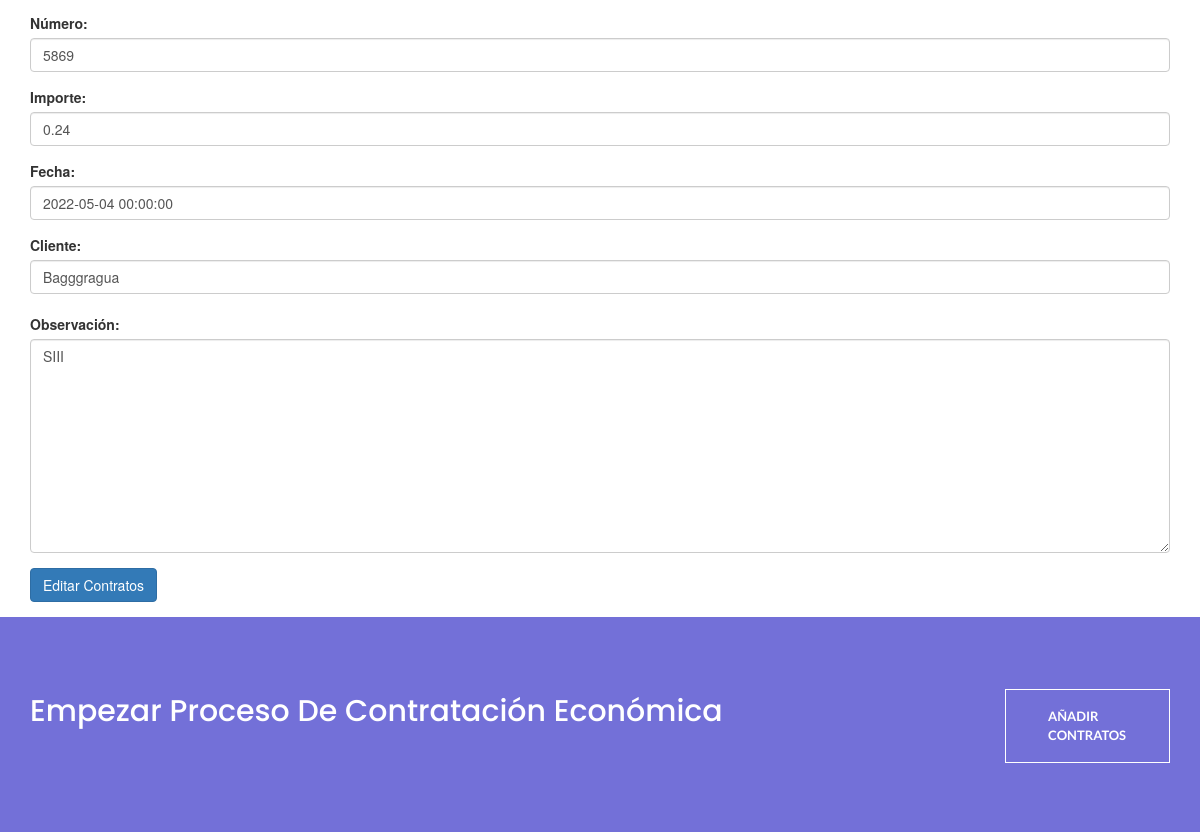
The page /Consultar/Consultar/editar/26/ (middle part) on the database as committed earlier.
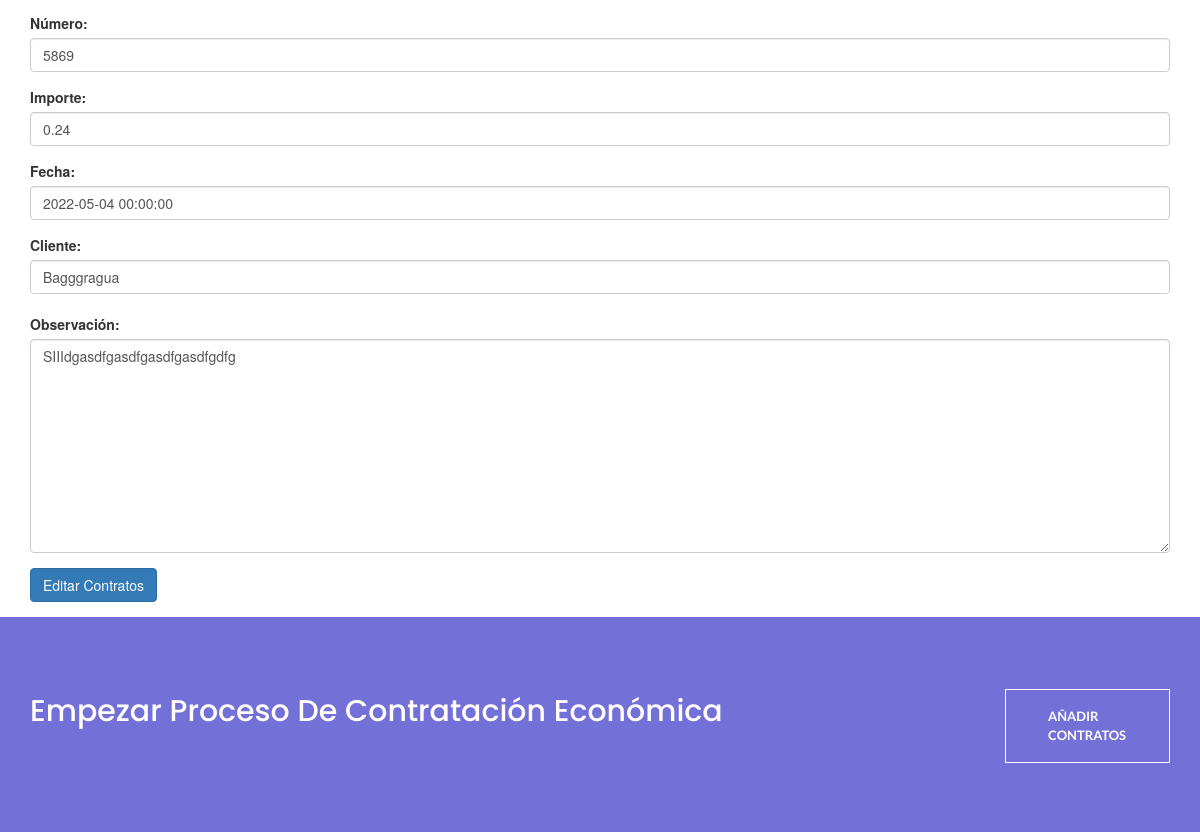
The same page on the database as committed later.
### Contratos/models.py (models this page shows, shortened)
class Contratos(models.Model):
    titulo = models.CharField(max_length=200, null=True, verbose_name="Titulo")
    numero = models.CharField(max_length=30, null=False, unique=True, verbose_name="Número")
    importe = models.DecimalField(max_digits=10, decimal_places=2, null=False, verbose_name="Importe")
    fecha = models.DateTimeField(default=datetime.now, null=True, blank=True, verbose_name="Fecha")
    cliente = models.CharField(max_length=200, null=False, verbose_name="Cliente")
    aprobado=models.BooleanField(default=False)
    proveedores= models.ForeignKey(Proveedor, blank=True, null=True, on_delete=models.CASCADE)
    observacion = models.TextField(null=True, blank=True, verbose_name="Observación")
    class Meta:
        verbose_name='contrato'
        verbose_name_plural='contratos'

### Consultar/views.py (the view)
# urls.py: path('Consultar/editar/<int:contratos_id>/', views.editar, name='editar'),
def editar(request, contratos_id):
    contrato=Contratos.objects.get(id=contratos_id)
    if request.method=="POST":
        form=EditarForm(request.POST, instance=contrato)
        if form.is_valid():
            form.save()
            messages.success(request, 'Contrato editado correctamente')
            return redirect('Consultar')
    else:
        form= EditarForm(instance=contrato)
    context={'form': form}
    return render(request, 'Consultar/editar.html', context)

### Consultar/forms.py
class EditarForm(forms.ModelForm):
    class Meta:
        model= Contratos
        fields=["titulo", "numero","importe","fecha","cliente","observacion"]

### Consultar/Templates/Consultar/editar.html (shortened to what this page needs)
{% extends "proyectoWebapp/base.html" %}
{% block content %}
<div class="container">
<form method="POST" action="">
    <div class="form-group">
      <label for="numero">Número:</label>
      <input type="text" class="form-control" id={{form.numero}}
    </div>
    <div class="form-group">
      <label for="importe">Importe:</label>
	  <input class="form-control" type="number" placeholder="" id={{form.importe}}
	</div>
    <div class="form-group">
      <label for="fecha">Fecha:</label>
      <input type="text" class="form-control" id={{form.fecha}}
    </div>
    <div class="form-group">
      <label for="cliente">Cliente:</label>
      <input type="text" class="form-control" id={{form.cliente}}
    <br>
    <div class="form-group">
      <label for="observacion">Observación:</label>
      <textarea class="form-control" id={{form.observacion}}
    </div>
    <button type="submit" value="Submit" class="btn btn-primary">Editar Contratos</button>
  </form>
</div>
</body>
</html>
{% endblock %}

Rows that differ between the two databases and show on the page:
changed Contratos: observacion "SIII" → "SIIIdgasdfgasdfgasdfgasdfgdfg"
